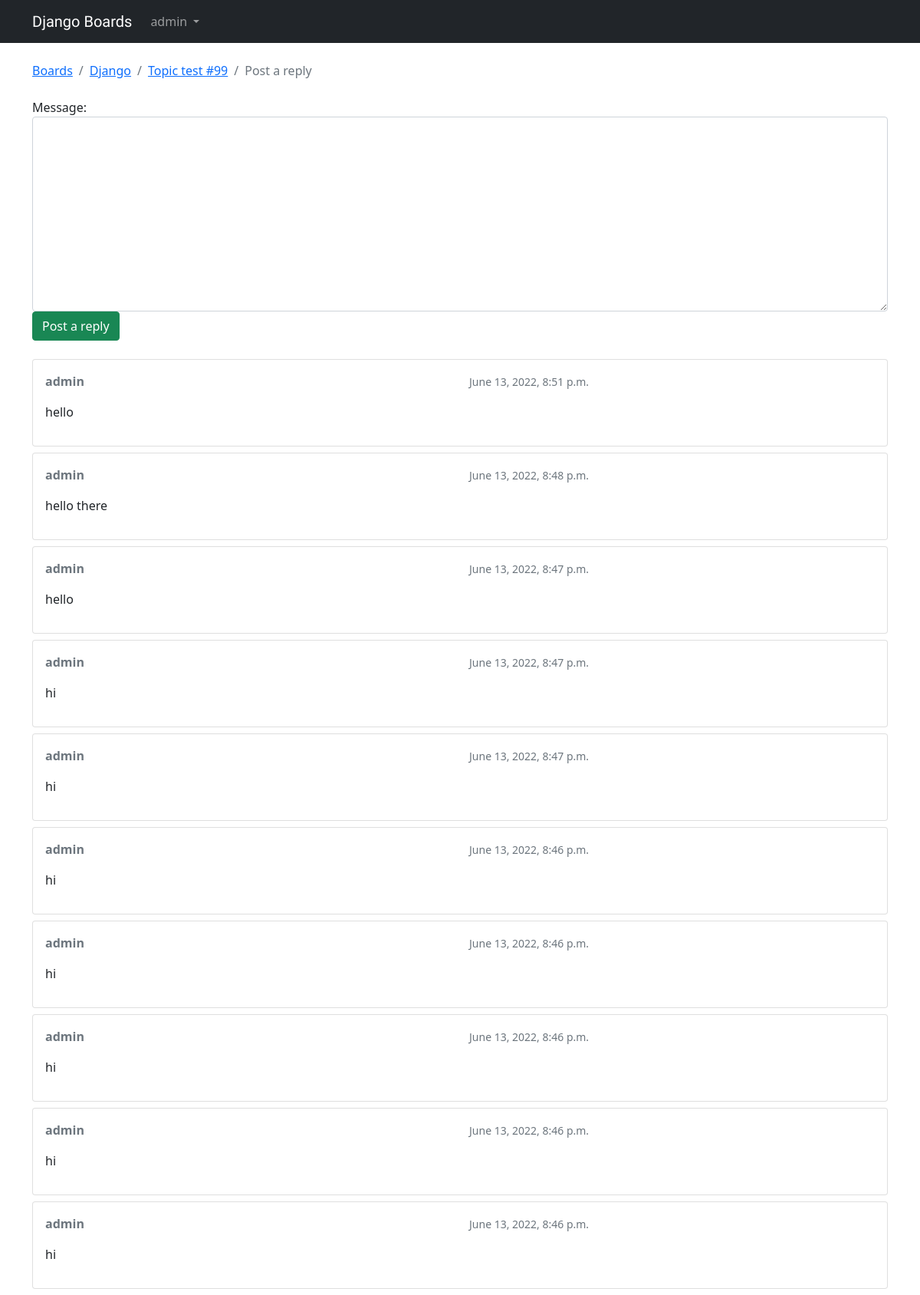
/boards/1/topics/104/reply/ (signed in), run on the app's committed database.
### boards/models.py (models this page shows, shortened)
class Topic(models.Model):
    subject = models.CharField(max_length=255)
    last_updated = models.DateTimeField(auto_now_add=True)
    board = models.ForeignKey(Board, related_name='topics', on_delete=models.DO_NOTHING)
    starter = models.ForeignKey(User, related_name='topics', on_delete=models.DO_NOTHING)
    views = models.PositiveIntegerField(default=0)
    def get_last_ten_posts(self):
        return self.posts.order_by('-created_at')[:10]

class Board(models.Model):
    name = models.CharField(max_length=30, unique=True)
    description = models.CharField(max_length=100)

class Post(models.Model):
    message = models.TextField(max_length=4000)
    topic = models.ForeignKey(Topic, related_name='posts', on_delete=models.DO_NOTHING)
    created_at = models.DateTimeField(auto_now_add=True)
    updated_at = models.DateTimeField(null=True)
    created_by = models.ForeignKey(User, related_name='post', on_delete=models.DO_NOTHING)
    updated_by = models.ForeignKey(User, null=True, related_name='+', on_delete=models.DO_NOTHING)
    def get_message_as_markdown(self):
        return mark_safe(markdown(self.message, safe_mode='escape'))

### boards/views.py (the view)
# urls.py: re_path(r'^boards/(?P<pk>\d+)/topics/(?P<topic_pk>\d+)/reply/$', views.reply_topic, name='reply_topic'),
@login_required
def reply_topic(request, pk, topic_pk):
    topic = get_object_or_404(Topic, board__pk=pk, pk=topic_pk)
    if request.method == 'POST':
        form = PostForm(request.POST)
        if form.is_valid():
            post = form.save(commit=False)
            post.topic = topic
            post.created_by = request.user
            post.save()
            topic.last_updated = timezone.now()
            topic.save()
            topic_url = reverse('topic_posts', kwargs={'pk': pk, 'topic_pk': topic_pk})
            topic_post_url = '{url}?page={page}#{id}'.format(
                url=topic_url,
                id=post.pk,
                page=topic.get_page_count()
            )
            return redirect(topic_post_url)
    else:
        form = PostForm()
    return render(request, 'reply_topic.html', {'topic': topic, 'form': form})

### boards/forms.py
class PostForm(forms.ModelForm):
    class Meta:
        model = Post
        fields = ['message', ]

### boards/templatetags/form_tags.py (called while the page is built)
@register.filter
def input_class(bound_field):
    css_class = ''
    if bound_field.form.is_bound:
        if bound_field.errors:
            css_class = 'is-invalid'
        elif field_type(bound_field) != 'PasswordInput':
            css_class = 'is-valid'
    return 'form-control {}'.format(css_class)

### templates/reply_topic.html (shortened to what this page needs)
{% extends 'base.html' %}
{% load static %}
{% block stylesheet %}
    <link rel="stylesheet" href="https://cdn.jsdelivr.net/simplemde/latest/simplemde.min.css">
{% endblock %}
{% block breadcrumb %}
    <li class="breadcrumb-item"><a href="{% url 'home' %}">Boards</a></li>
    <li class="breadcrumb-item"><a href="{% url 'board_topics' topic.board.pk %}">{{ topic.board.name }}</a></li>
    <li class="breadcrumb-item"><a href="{% url 'topic_posts' topic.board.pk topic.pk %}">{{ topic.subject }}</a></li>
    <li class="breadcrumb-item active">Post a reply</li>
{% endblock %}
{% block content %}
  <form method="post" class="mb-4" novalidate>
    {% include 'includes/form.html' %}
    <button type="submit" class="btn btn-success">Post a reply</button>
  </form>
  {% for post in topic.get_last_ten_posts %}
    <div class="card mb-2">
      <div class="card-body p-3">
        <div class="row mb-3">
          <div class="col-6">
            <strong class="text-muted">{{ post.created_by.username }}</strong>
          </div>
          <div class="col-6 text-right">
            <small class="text-muted">{{ post.created_at }}</small>
          </div>
        </div>
        {{ post.get_message_as_markdown }}
      </div>
    </div>
  {% endfor %}
{% endblock %}

### templates/base.html (shortened to what this page needs)
{% load static %}<!DOCTYPE html>
<html>
  <head>
    <link href="https://cdn.jsdelivr.net/npm/bootstrap@5.1.3/dist/css/bootstrap.min.css" rel="stylesheet">
    <link rel="stylesheet" href="{% static 'css/app.css' %}">
    {% block stylesheet %}{% endblock %}
  </head>
  <body>
    {% block body %}
      <nav class="navbar navbar-expand-lg navbar-dark bg-dark">
        <div class="container">
          <a class="navbar-brand" href="{% url 'home' %}">Django Boards</a>
          <div class="collapse navbar-collapse" id="mainMenu">
            {% if user.is_authenticated %}
              <ul class="navbar-nav ml-auto">
                <li class="nav-item dropdown">
                  <a class="nav-link dropdown-toggle" href="#" id="userMenu" data-toggle="dropdown" aria-haspopup="true" aria-expanded="false">
                    {{ user.username }}
                  </a>
                </li>
              </ul>
            {% else %}
              <form class="form float-end">
                <a href="{% url 'login' %}" class="btn btn-outline-secondary">Log in</a>
                <a href="{% url 'signup' %}" class="btn btn-primary ml-2">Sign up</a>
              </form>
            {% endif %}
          </div>
        </div>
      </nav>
      <div class="container">
        <ol class="breadcrumb my-4">
          {% block breadcrumb %}
          {% endblock %}
        </ol>
        {% block content %}
        {% endblock %}
      </div>
    {% endblock body %}
  </body>
</html>

### static/css/app.css (style rules this page uses)
.navbar-brand { font-family: 'Peralta', cursive; }

### data on the page
Topic: board.name "Django", subject "Topic test #99"
Post: created_by.username "admin", created_at "June 13, 2022, 8:51 p.m.", get_message_as_markdown "hello"
Post: created_by.username "admin", created_at "June 13, 2022, 8:48 p.m.", get_message_as_markdown "hello there"
Post: created_by.username "admin", created_at "June 13, 2022, 8:47 p.m.", get_message_as_markdown "hello"
Post: created_by.username "admin", created_at "June 13, 2022, 8:47 p.m.", get_message_as_markdown "hi"
Post: created_by.username "admin", created_at "June 13, 2022, 8:47 p.m.", get_message_as_markdown "hi"
Post: created_by.username "admin", created_at "June 13, 2022, 8:46 p.m.", get_message_as_markdown "hi"
Post: created_by.username "admin", created_at "June 13, 2022, 8:46 p.m.", get_message_as_markdown "hi"
Post: created_by.username "admin", created_at "June 13, 2022, 8:46 p.m.", get_message_as_markdown "hi"
Post: created_by.username "admin", created_at "June 13, 2022, 8:46 p.m.", get_message_as_markdown "hi"
Post: created_by.username "admin", created_at "June 13, 2022, 8:46 p.m.", get_message_as_markdown "hi"

### other printed values
{{ user.username }} "admin"
{{ field.label_tag }} "Message:"
